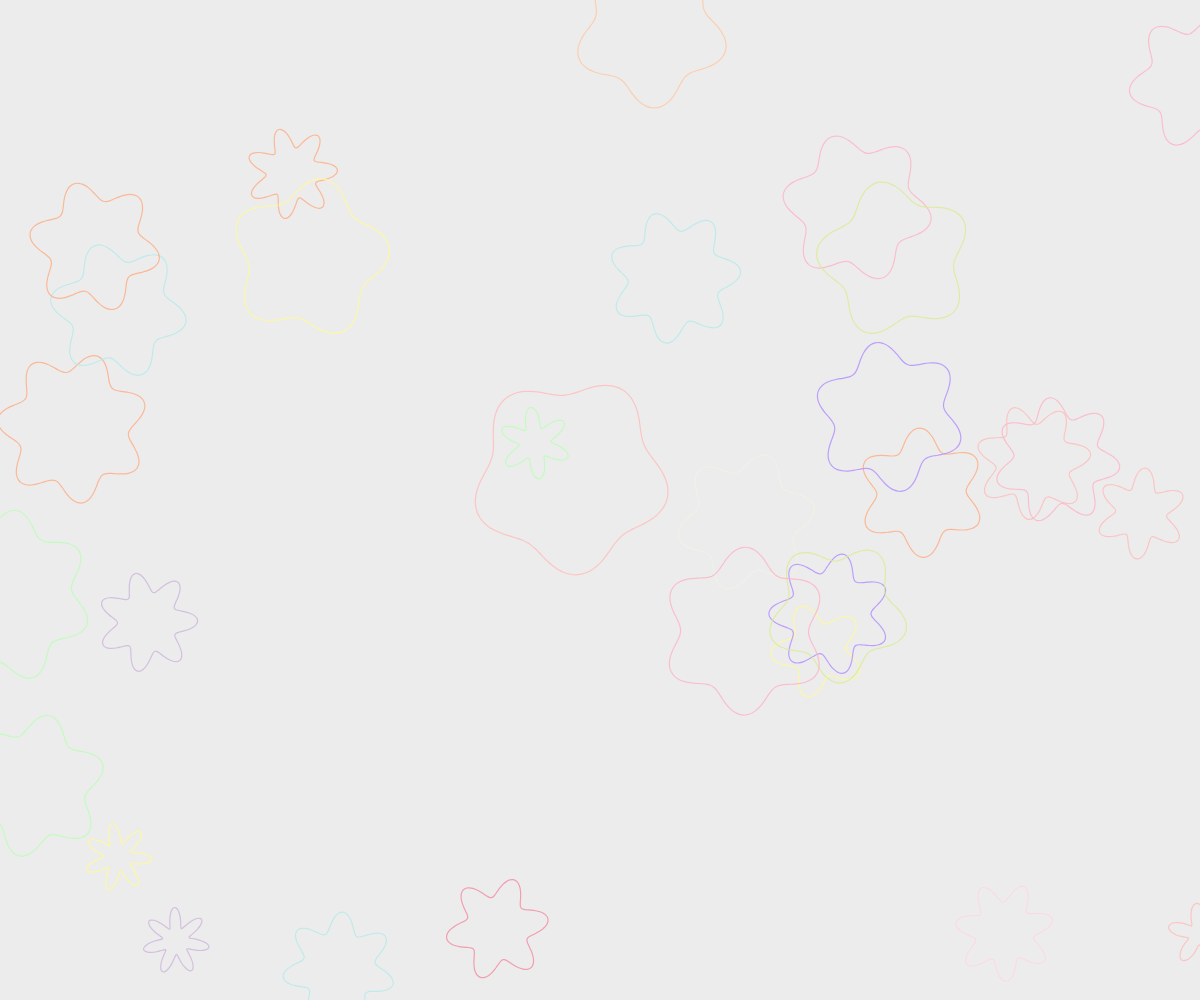
Frame 1 (no input)
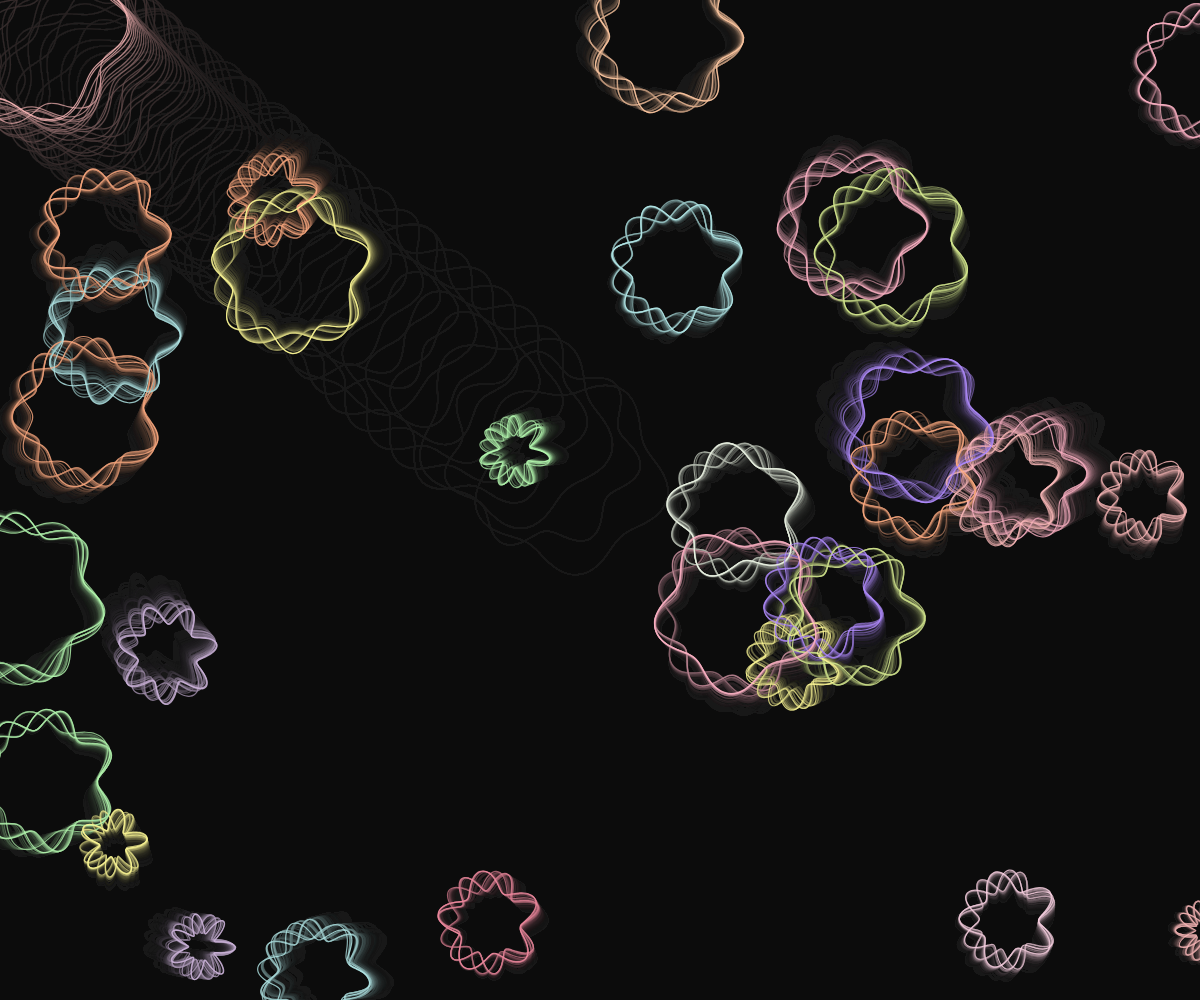
Frame 60 (no input)
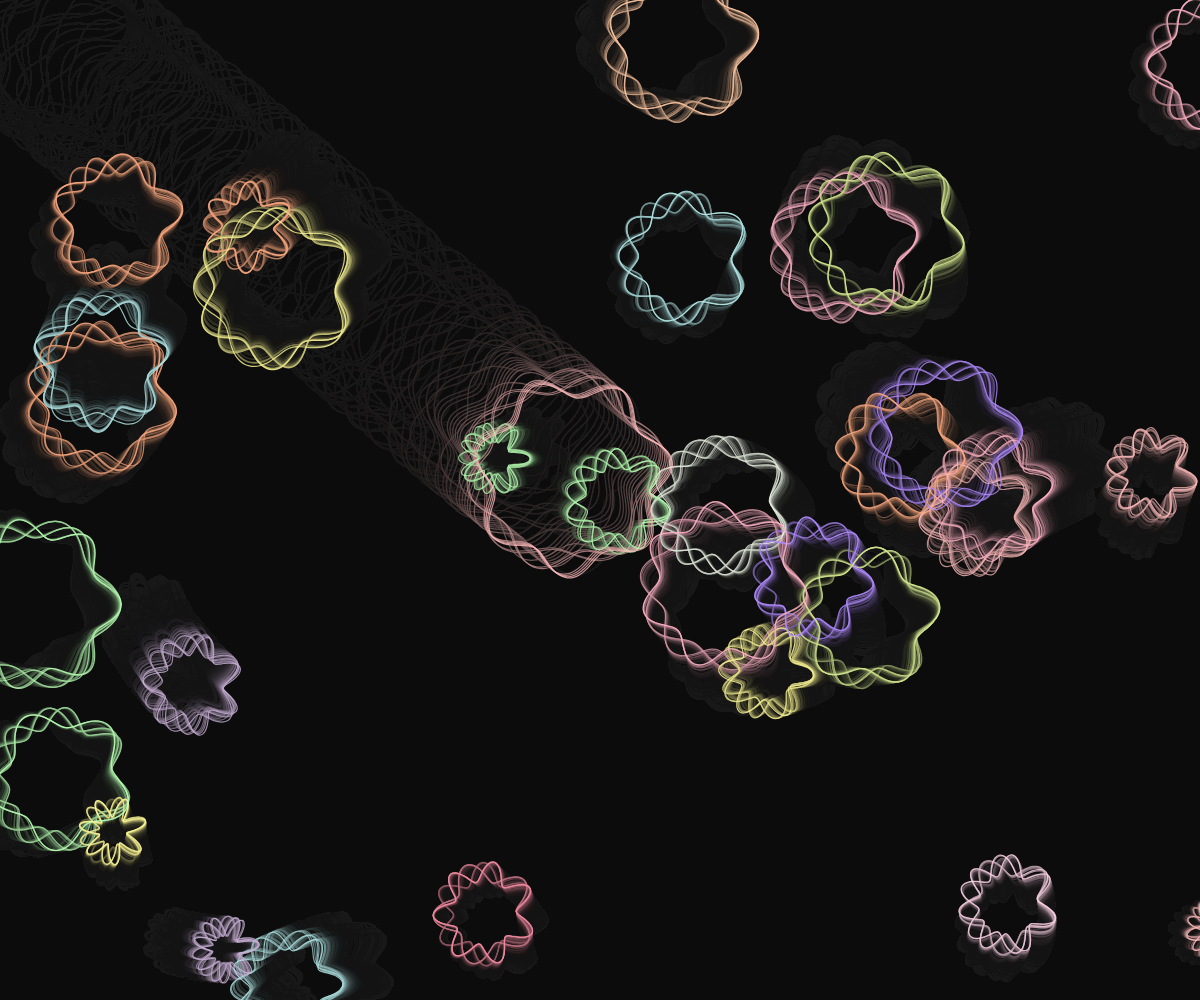
Frame 120 (the mouse pressed at the canvas centre since frame 60)

The p5.js sketch that drew these frames (run headless with seeded random() and noise() and a simulated clock; from frame 60 on, the mouse is pressed at the canvas centre):

// p5.js sketch
// ── sketch.js
let blooms = [];
let interactiveBloom;

const bloomPalette = [
  '#B5EAEA', '#EDF6E5', '#FFBCBC', '#FFC8A2',
  '#F38BA0', '#BAFFB4', '#B28DFF', '#FFD6E8',
  '#D0E7FF', '#FFFB96', '#FFAC81', '#A0E7E5',
  '#FFB3C6', '#D9ED92', '#CDB4DB'
];

function setup() {
  let canvas = createCanvas(windowWidth, windowHeight);
  canvas.style('z-index', '-1');
  canvas.style('position', 'fixed');
  noFill();

  for (let i = 0; i < 30; i++) {
    blooms.push(new Bloom(random(width), random(height)));
  }

  interactiveBloom = new Bloom(width / 2, height / 2);
  interactiveBloom.radius = 90;
  interactiveBloom.speed = 0; // stays with cursor
}

function draw() {
  background(14, 17, 20, 20);

  for (let bloom of blooms) {
    bloom.update();
    bloom.display();
  }

  interactiveBloom.follow(mouseX, mouseY);
  interactiveBloom.display();
}

function mousePressed() {
  let newBloom = new Bloom(mouseX, mouseY);
  newBloom.radius = random(30, 70);
  newBloom.color = color(random(bloomPalette) + 'CC'); // Add transparency
  blooms.push(newBloom);
}

class Bloom {
  constructor(x, y) {
    this.pos = createVector(x, y);
    this.radius = random(20, 80);
    this.offset = random(1000);
    this.color = color(random(bloomPalette) + 'CC');
    this.speed = random(0.5, 1.2);
  }

  follow(x, y) {
    let target = createVector(x, y);
    this.pos.lerp(target, 0.05);
  }

  update() {
    let t = frameCount * 0.01 + this.offset;
    this.pos.x += sin(t * 0.3) * this.speed * 0.5;
    this.pos.y += cos(t * 0.2) * this.speed * 0.5;

    // wrap around screen
    if (this.pos.x > width + this.radius) this.pos.x = -this.radius;
    if (this.pos.x < -this.radius) this.pos.x = width + this.radius;
    if (this.pos.y > height + this.radius) this.pos.y = -this.radius;
    if (this.pos.y < -this.radius) this.pos.y = height + this.radius;
  }

  display() {
    push();
    translate(this.pos.x, this.pos.y);
    stroke(this.color);
    strokeWeight(1.2);
    let petals = floor(random(5, 8));
    beginShape();
    for (let a = 0; a < TWO_PI; a += TWO_PI / 100) {
      let r = this.radius + sin(a * petals + frameCount * 0.02 + this.offset) * 10;
      let x = cos(a) * r;
      let y = sin(a) * r;
      curveVertex(x, y);
    }
    endShape(CLOSE);
    pop();
  }
}

function windowResized() {
  resizeCanvas(windowWidth, windowHeight);
}
